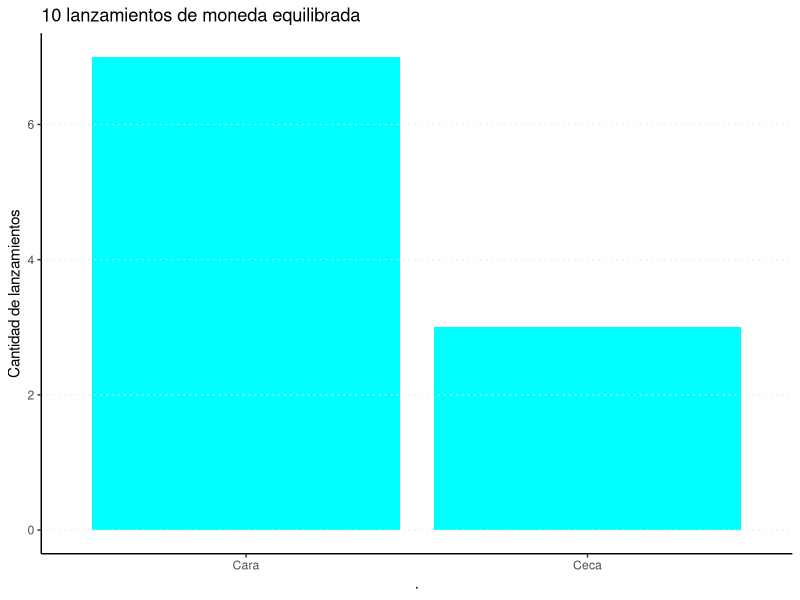
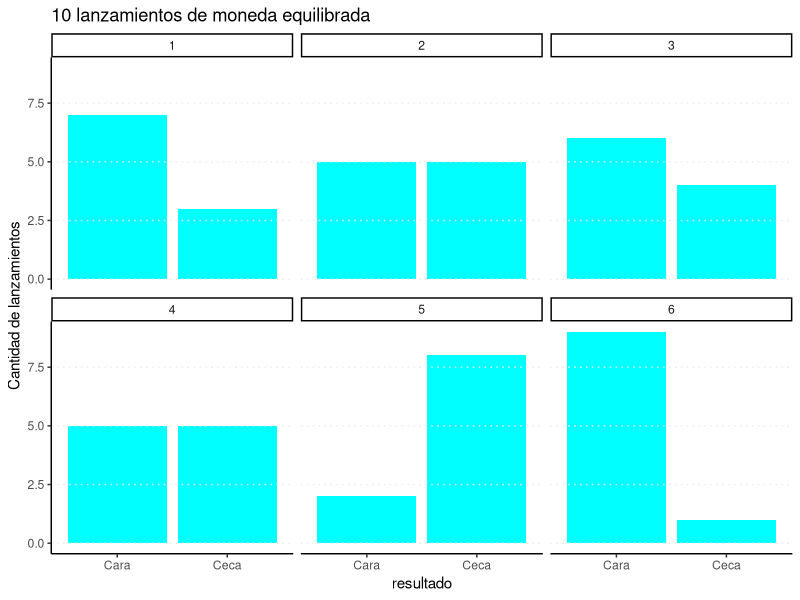
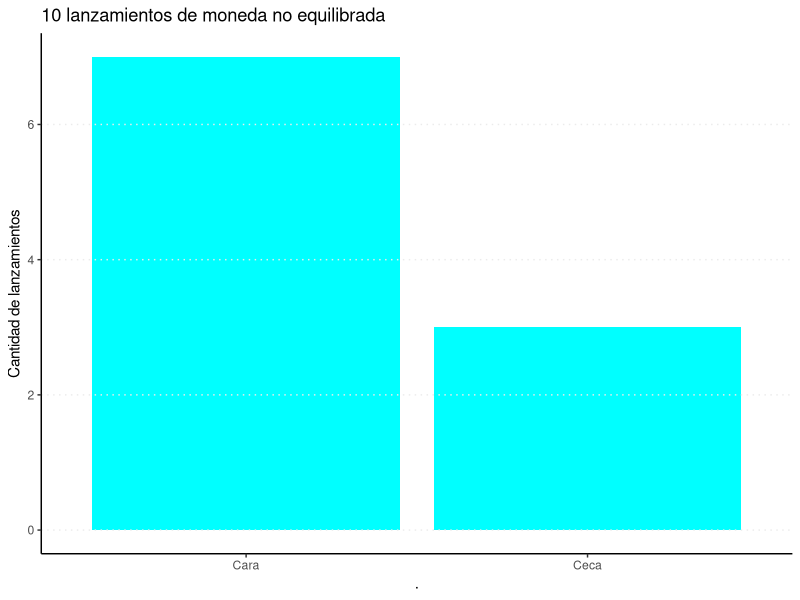
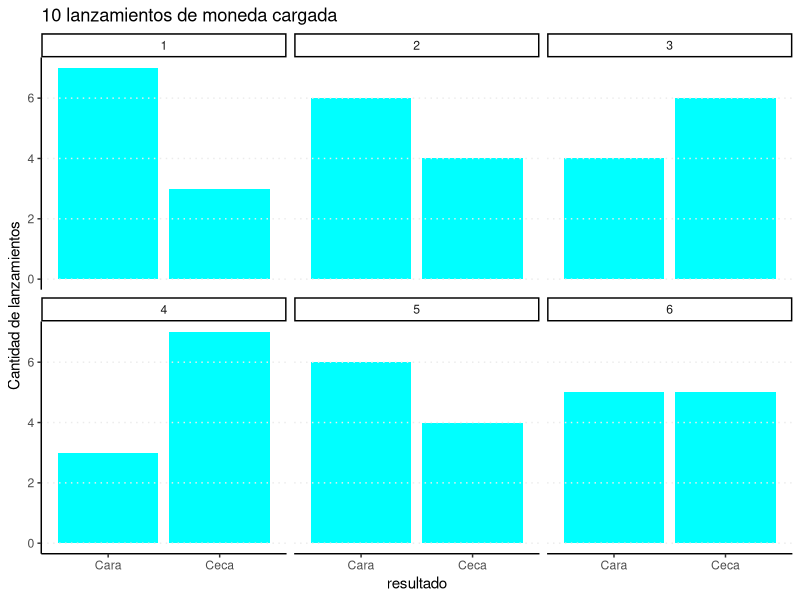
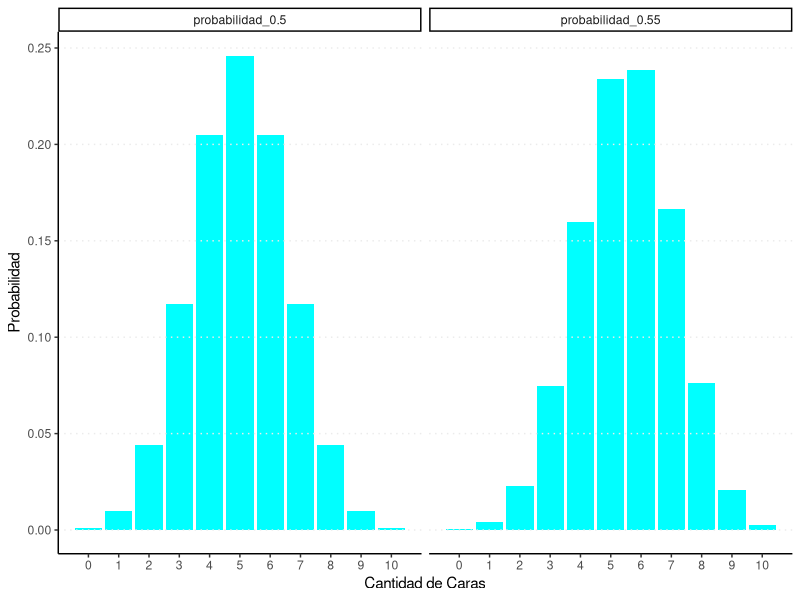
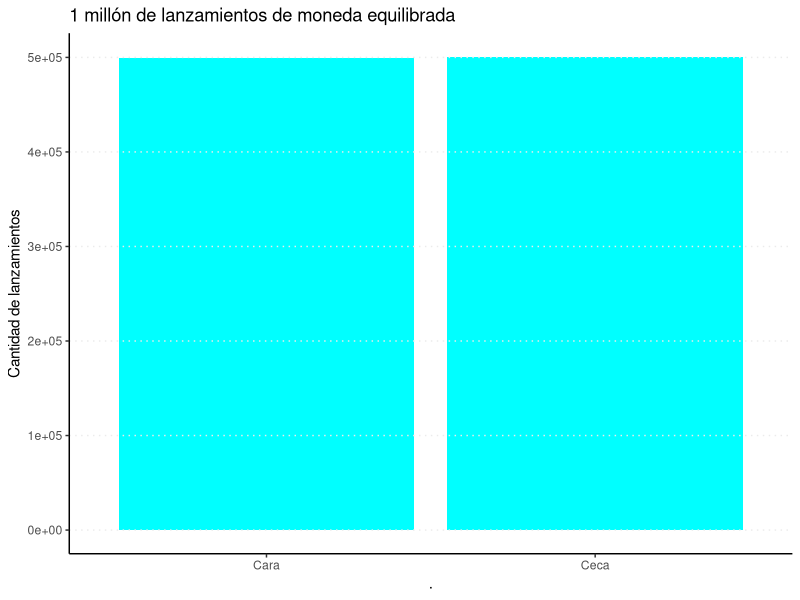
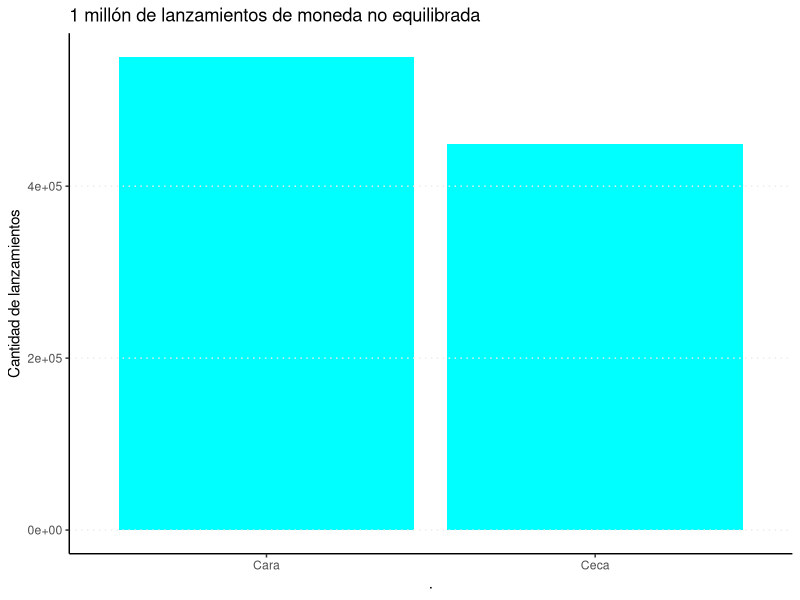

These figures' R source, in order:
########################################################

## TP en RStudio de Estadística para Economistas I #################

## Cátedra de Tamara Burdisso – FCE-UNLP ##################

## Este ejercicio fuer elaborado por Esteban Rodriguez ########

## para el curso de Estadística FCE-UBA de Tamara Burdisso ##########

##durante los años 2018 a 2022   ##################

########################################################

## Primera Parte - Ejercicio 7 #########################

########################################################

#' En este ejercicio, jugaremos con el lanzamiento de monedas.

##### Ejercicio 7.a)

#' Realizar 10 lanzamientos de una moneda *equilibrada*. Entendemos por moneda equilibrada 
#' a una moneda en donde la probabilidad de obtener "cara" es la misma a la de obtener "ceca".
#' ¿Qué resultados obtuvo?

###### Ejecutar desde aqui #################################
library(tidyverse)
lanzamientos_10 <- sample(c("Cara", "Ceca"), 10, replace = TRUE)
lanzamientos_10
###### Hasta aqui ##########################################


#' ¿Qué proporción de caras y cecas?

###### Ejecutar desde aqui #################################
cat("La proporción de caras fue:", mean(lanzamientos_10=="Cara"))
cat("La proporción de cecas fue:", mean(lanzamientos_10=="Ceca"))
###### Hasta aqui ##########################################


#' Representar los resultados en un gráfico


###### Ejecutar desde aqui #################################
lanzamientos_10 %>% as.data.frame() %>%
  ggplot() +
  geom_bar(aes(.), fill="cyan") +
  theme_classic() +
  ggtitle("10 lanzamientos de moneda equilibrada") +
  ylab("Cantidad de lanzamientos") +
  theme(panel.background = element_blank(),
        panel.grid.major.y = element_line(linetype = "dotted"),
        panel.ontop = TRUE)
###### Hasta aqui ##########################################


#' Los resultados de una simulación no siempre son iguales. Por lo tanto, 
#' para poder sacar conclusiones mediante simulaciones puede ser necesario 
#' repetir el proceso varias veces. 

#' Repitamos el lanzamiento de una moneda equilibrada otras 5 veces y grafiquemos 
#' la proporción de caras y cecas obtenida en cada caso.


###### Ejecutar desde aqui #################################
lanzamientos_10_2 <- sample(c("Cara", "Ceca"), 10, replace = TRUE)
lanzamientos_10_3 <- sample(c("Cara", "Ceca"), 10, replace = TRUE)
lanzamientos_10_4 <- sample(c("Cara", "Ceca"), 10, replace = TRUE)
lanzamientos_10_5 <- sample(c("Cara", "Ceca"), 10, replace = TRUE)
lanzamientos_10_6 <- sample(c("Cara", "Ceca"), 10, replace = TRUE)
data.frame(n = c(rep(1,10),rep(2,10),rep(3,10),rep(4,10),rep(5,10),rep(6,10)),
           resultado = c(lanzamientos_10,lanzamientos_10_2,lanzamientos_10_3,
                         lanzamientos_10_4,lanzamientos_10_5,lanzamientos_10_6)) %>%
  ggplot() +
  geom_bar(aes(x=resultado), fill="cyan") +
  theme_classic() +
  facet_wrap(.~n) +
  ggtitle("10 lanzamientos de moneda equilibrada") +
  ylab("Cantidad de lanzamientos") +
  theme(panel.background = element_blank(),
        panel.grid.major.y = element_line(linetype = "dotted"),
        panel.ontop = TRUE)
###### Hasta aqui ##########################################


#' #### Ejercicio 7.b)

#' Realizar 10 lanzamientos de una moneda donde la probabilidad de obtener cara es
#'  0.55 y la de obtener ceca es 0.45. Es decir, la moneda no es *equilibrada* sino 
#'  que está cargada a favor de las caras.
#' ¿Qué resultados obtuvo?


###### Ejecutar desde aqui #################################
lanzamientos_10b <- sample(c("Cara", "Ceca"), 10, prob = c(0.55,0.45), replace = TRUE)
lanzamientos_10b
###### Hasta aqui ##########################################


#' ¿Qué proporción de caras y cecas?


###### Ejecutar desde aqui #################################
cat("La proporción de caras fue:", mean(lanzamientos_10b=="Cara"))
cat("La proporción de cecas fue:", mean(lanzamientos_10b=="Ceca"))
###### Hasta aqui ##########################################

 
#' Representar los resultados en un gráfico
 

###### Ejecutar desde aqui #################################
lanzamientos_10b %>% as.data.frame() %>%
  ggplot() +
  geom_bar(aes(.), fill="cyan") +
  theme_classic() +
  ggtitle("10 lanzamientos de moneda no equilibrada") +
  ylab("Cantidad de lanzamientos") +
  theme(panel.background = element_blank(),
        panel.grid.major.y = element_line(linetype = "dotted"),
        panel.ontop = TRUE)
###### Hasta aqui ##########################################


#' Nuevamente, para poder sacar conclusiones mediante simulaciones
#' puede ser necesario repetir el proceso varias veces. 

#' Repitamos el lanzamiento de una moneda cargada otras 5 veces y grafiquemos 
#' la proporción de caras y cecas obtenida en cada caso.


###### Ejecutar desde aqui #################################
lanzamientos_10b_2 <- sample(c("Cara", "Ceca"), 10, replace = TRUE)
lanzamientos_10b_3 <- sample(c("Cara", "Ceca"), 10, replace = TRUE)
lanzamientos_10b_4 <- sample(c("Cara", "Ceca"), 10, replace = TRUE)
lanzamientos_10b_5 <- sample(c("Cara", "Ceca"), 10, replace = TRUE)
lanzamientos_10b_6 <- sample(c("Cara", "Ceca"), 10, replace = TRUE)
data.frame(n = c(rep(1,10),rep(2,10),rep(3,10),rep(4,10),rep(5,10),rep(6,10)),
           resultado = c(lanzamientos_10b,lanzamientos_10b_2,lanzamientos_10b_3,
                         lanzamientos_10b_4,lanzamientos_10b_5,lanzamientos_10b_6)) %>%
  ggplot() +
  geom_bar(aes(x=resultado), fill="cyan") +
  theme_classic() +
  facet_wrap(.~n) +
  ggtitle("10 lanzamientos de moneda cargada") +
  ylab("Cantidad de lanzamientos") +
  theme(panel.background = element_blank(),
        panel.grid.major.y = element_line(linetype = "dotted"),
        panel.ontop = TRUE)
###### Hasta aqui ##########################################


#' ¿Obtuvo resultados muy distintos respecto al ejercicio 7.a)?

#' Con sólo observar estos resultados, ¿estaría en condiciones de afirmar que la 
#' moneda del ejercicio 7.b) estaba cargada mientras que la del 7.a) era equilibrada?
 
#' ¿Qué tan probables considera los resultados obtenidos? Los siguientes gráficos de la distribución
#' binomial pueden ayudarle a responder.


###### Ejecutar desde aqui #################################
data.frame(Exitos=c(0:10), "probabilidad_0.5"=dbinom((0:10),10,0.5), "probabilidad_0.55"=dbinom((0:10),10,0.55)) %>%
  gather(caso,prob,-Exitos) %>%
  ggplot(aes(x=Exitos, y=prob)) +
  geom_col(fill="cyan") +
  ylab("Probabilidad") +
  xlab("Cantidad de Caras") +
  facet_wrap(.~caso) +
  theme_classic() +
  scale_x_continuous(breaks=c(0:10),labels=c(0:10)) +
  theme(panel.background = element_blank(),
        panel.grid.major.y = element_line(linetype = "dotted"),
        panel.ontop = TRUE)
###### Hasta aqui ##########################################

 
#' #### Ejercicio 7.c)

#' Repetiremos el ejercicio 7.a), pero esta vez lanzando **1 millón** de veces la 
#' moneda equilibrada
#' Muestre los primeros 10 resultados


###### Ejecutar desde aqui #################################
lanzamientos_1m <- sample(c("Cara", "Ceca"), 1000000, replace = TRUE)
head(lanzamientos_1m,10)
###### Hasta aqui ##########################################


#' ¿Qué proporción de caras y cecas en el millón de lanzamientos?


###### Ejecutar desde aqui #################################
cat("La proporción de caras fue:", mean(lanzamientos_1m=="Cara"))
cat("La proporción de cecas fue:", mean(lanzamientos_1m=="Ceca"))
###### Hasta aqui ##########################################


#' Representar los resultados en un gráfico
 

###### Ejecutar desde aqui #################################
lanzamientos_1m %>% as.data.frame() %>%
  ggplot() +
  geom_bar(aes(.), fill="cyan") +
  theme_classic() +
  ggtitle("1 millón de lanzamientos de moneda equilibrada") +
  ylab("Cantidad de lanzamientos") +
  theme(panel.background = element_blank(),
        panel.grid.major.y = element_line(linetype = "dotted"),
        panel.ontop = TRUE)
###### Hasta aqui ##########################################


#' Viendo los resultados, ¿está en condiciones de afirmar que la moneda es *equilibrada*?

#' Más allá de lo que se pueda responder “a ojo”, puede ser necesario recurrir a 
#' argumentos un tanto más rigurosos. Algunos de estos métodos serán vistos en la 
#' segunda parte de la materia. Por ahora, utilicemos lo que sabemos sobre la 
#' distribución Binomial.

#' La cantidad de caras que se obtienen al lanzar 1 millón de veces una moneda 
#' equilibrada es una variable aleatoria que sigue una distribución Binomial con 
#' n=1.000.000 y p=0,5.

#' ¿Cuál es el valor esperado de esta variable?
 

###### Ejecutar desde aqui #################################
valor_esperado <- 1000000*0.5
valor_esperado
###### Hasta aqui ##########################################


#' ¿Cuál es el desvío standard de esta variable aleatoria?


###### Ejecutar desde aqui #################################
desvio <- sqrt(1000000*0.5*0.5)
desvio
###### Hasta aqui ##########################################

  
#' Volviendo a la cantidad de caras que obtuvo en el lanzamiento de 1 millón de 
#' monedas equilibradas, ¿a cuántos desvíos standards se encuentra del valor 
#' esperado? Es decir, calcule el valor z del resultado obtenido en la simulación.


###### Ejecutar desde aqui #################################
valor_z <- (sum(lanzamientos_1m=="Cara")-valor_esperado)/desvio
valor_z
###### Hasta aqui ##########################################


#' En base a lo anterior, ¿cree que los resultados obtenidos en la simulación son 
#' consistentes con los de una moneda equilibrada? Justifique.


#' #### Ejercicio 7.d)
 
#' Repetiremos el ejercicio 7.b), pero esta vez lanzando **1 millón** de veces la moneda
#'  con probabilidades 0,55 y 0,45
#' Muestre los primeros 10 resultados 


###### Ejecutar desde aqui #################################
lanzamientos_1mb <- sample(c("Cara", "Ceca"), 1000000, prob = c(0.55,0.45), replace = TRUE)
head(lanzamientos_1mb,10)
###### Hasta aqui ##########################################


#' ¿Qué proporción de caras y cecas?


###### Ejecutar desde aqui #################################
cat("La proporción de caras fue:", mean(lanzamientos_1mb=="Cara"))
cat("La proporción de cecas fue:", mean(lanzamientos_1mb=="Ceca"))
###### Hasta aqui ##########################################

 
#' Representar los resultados en un gráfico


###### Ejecutar desde aqui #################################
lanzamientos_1mb %>% as.data.frame() %>%
  ggplot() +
  geom_bar(aes(.), fill="cyan") +
  theme_classic() +
  ggtitle("1 millón de lanzamientos de moneda no equilibrada") +
  ylab("Cantidad de lanzamientos") +
  theme(panel.background = element_blank(),
        panel.grid.major.y = element_line(linetype = "dotted"),
        panel.ontop = TRUE)
###### Hasta aqui ##########################################


#' Viendo los resultados, ¿está en condiciones de afirmar que la moneda no es *equilibrada*?

#' Nuevamente, puede ser necesario recurrir a argumentos un tanto más rigurosos que 
#' simplemente evaluar un gráfico. 
#' En el ejercicio anterior ya calculó el valor esperado y el desvío de la variable 
#' aleatoria “cantidad de caras en 1 millón de lanzamientos de una moneda equilibrada”.
#' Calcule a cuántos desvíos standards se encuentra del valor esperado el resultado 
#' obtenido con la moneda cargada. Es decir, calcule el valor z del resultado 
#' obtenido en la simulación.


###### Ejecutar desde aqui #################################
valor_z <- (sum(lanzamientos_1mb =="Cara")-valor_esperado)/desvio
valor_z
###### Hasta aqui ##########################################


#' En base a lo anterior, ¿cree que los resultados obtenidos en la simulación 
#' son consistentes con los de una moneda equilibrada? ¿o puede afirmar que la 
#' moneda estaba efectivamente cargada a favor de las caras? Justifique.


#' Para terminar, ¿Qué diferencias nota en la simulación con 10 lanzamientos y 
#' la de 1 millón de lanzamientos? ¿Cuál es más confiable?
